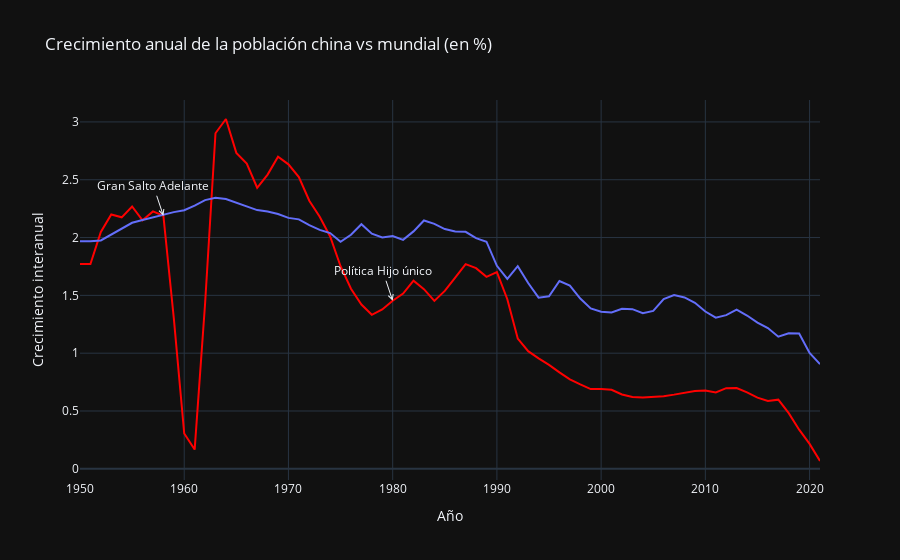

Notebook cell for this chart:
### Code cell
# Creo otra copia a partir de la figura anterior para añadir otra anotación relevante más.
fig_control_natalidad = go.Figure(fig_gran_salto_adelante)
fig_control_natalidad.add_annotation(x=1980, y=df_var_interanual_china.loc[df_var_interanual_china["Año"] == 1980, "Crecimiento interanual"].iloc[0],
                    text="Política Hijo único",
                    showarrow=True, arrowhead=5)
fig_control_natalidad.show()

### Figure 1 — Plotly figure (JSON) as saved in the notebook; plotly's stock layout.template omitted (floating-point values rounded to 4 significant figures)
{"data": [{"hovertemplate": "Año=%{x}<br>Crecimiento interanual=%{y}<extra></extra>", "legendgroup": "", "line": {"color": "red", "dash": "solid"}, "marker": {"symbol": "circle"}, "mode": "lines", "name": "", "orientation": "v", "showlegend": false, "type": "scatter", "x": [1950, 1951, 1952, 1953, 1954, 1955, 1956, 1957, 1958, 1959, 1960, 1961, 1962, 1963, 1964, 1965, 1966, 1967, 1968, 1969, 1970, 1971, 1972, 1973, 1974, 1975, 1976, 1977, 1978, 1979, 1980, 1981, 1982, 1983, 1984, 1985, 1986, 1987, 1988, 1989, 1990, 1991, 1992, 1993, 1994, 1995, 1996, 1997, 1998, 1999, 2000, 2001, 2002, 2003, 2004, 2005, 2006, 2007, 2008, 2009, 2010, 2011, 2012, 2013, 2014, 2015, 2016, 2017, 2018, 2019, 2020, 2021], "xaxis": "x", "y": [1.771, 1.771, 2.048, 2.199, 2.175, 2.269, 2.149, 2.226, 2.189, 1.303, 0.3054, 0.1666, 1.428, 2.902, 3.025, 2.732, 2.639, 2.431, 2.545, 2.699, 2.633, 2.523, 2.319, 2.18, 2.009, 1.752, 1.557, 1.421, 1.332, 1.378, 1.453, 1.515, 1.627, 1.553, 1.452, 1.539, 1.653, 1.77, 1.736, 1.66, 1.7, 1.467, 1.127, 1.017, 0.9559, 0.8993, 0.8336, 0.7736, 0.7299, 0.6895, 0.6903, 0.6835, 0.6432, 0.6204, 0.6163, 0.6224, 0.6283, 0.6417, 0.6549, 0.6735, 0.677, 0.6604, 0.6975, 0.6981, 0.6605, 0.6155, 0.5865, 0.5982, 0.4817, 0.3384, 0.2156, 0.06763], "yaxis": "y"}, {"hovertemplate": "Año=%{x}<br>Crecimiento interanual medio=%{y}<extra></extra>", "legendgroup": "", "line": {"color": "#636efa", "dash": "solid"}, "marker": {"symbol": "circle"}, "mode": "lines", "name": "", "orientation": "v", "showlegend": false, "type": "scatter", "x": [1950, 1951, 1952, 1953, 1954, 1955, 1956, 1957, 1958, 1959, 1960, 1961, 1962, 1963, 1964, 1965, 1966, 1967, 1968, 1969, 1970, 1971, 1972, 1973, 1974, 1975, 1976, 1977, 1978, 1979, 1980, 1981, 1982, 1983, 1984, 1985, 1986, 1987, 1988, 1989, 1990, 1991, 1992, 1993, 1994, 1995, 1996, 1997, 1998, 1999, 2000, 2001, 2002, 2003, 2004, 2005, 2006, 2007, 2008, 2009, 2010, 2011, 2012, 2013, 2014, 2015, 2016, 2017, 2018, 2019, 2020, 2021], "xaxis": "x", "y": [1.968, 1.968, 1.975, 2.028, 2.081, 2.128, 2.152, 2.173, 2.201, 2.22, 2.237, 2.277, 2.324, 2.344, 2.333, 2.302, 2.27, 2.237, 2.225, 2.203, 2.17, 2.157, 2.107, 2.066, 2.039, 1.963, 2.025, 2.115, 2.034, 2.0, 2.013, 1.98, 2.053, 2.148, 2.118, 2.074, 2.053, 2.05, 1.995, 1.964, 1.755, 1.643, 1.752, 1.607, 1.48, 1.492, 1.625, 1.585, 1.472, 1.387, 1.359, 1.352, 1.383, 1.381, 1.346, 1.366, 1.467, 1.503, 1.482, 1.435, 1.36, 1.307, 1.329, 1.376, 1.326, 1.265, 1.217, 1.142, 1.172, 1.169, 1.002, 0.9054], "yaxis": "y"}], "layout": {"annotations": [{"arrowhead": 5, "showarrow": true, "text": "Gran Salto Adelante", "x": 1958, "y": 2.189}, {"arrowhead": 5, "showarrow": true, "text": "Política Hijo único", "x": 1980, "y": 1.453}], "legend": {"tracegroupgap": 0}, "title": {"text": "Crecimiento anual de la población china vs mundial (en %)"}, "xaxis": {"anchor": "y", "domain": [0, 1], "title": {"text": "Año"}}, "yaxis": {"anchor": "x", "domain": [0, 1], "title": {"text": "Crecimiento interanual"}}}}
